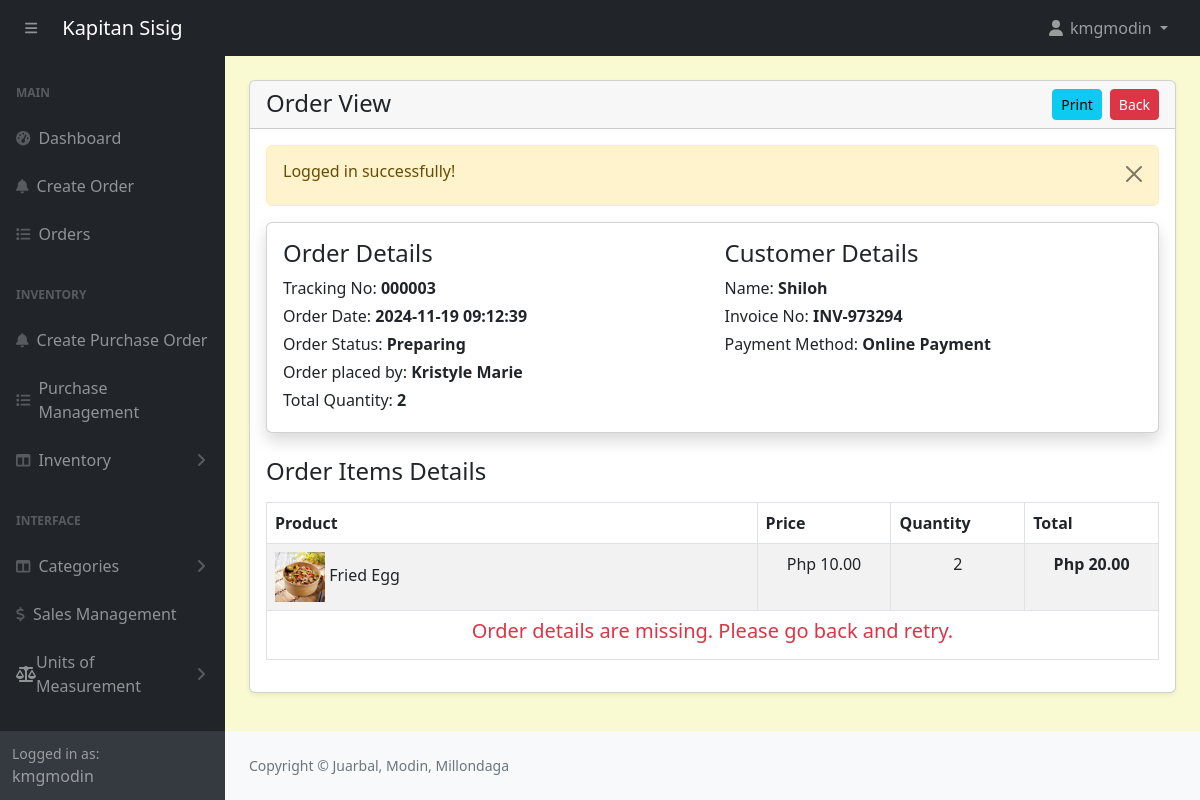
/admin/orders-view.php?track=000003 (signed in), run on the app's committed database.
### tables this page shows
CREATE TABLE `orders` (
  `id` int(11) NOT NULL,
  `customer_id` int(11) NOT NULL,
  `tracking_no` varchar(100) NOT NULL,
  `invoice_no` varchar(100) NOT NULL,
  `total_amount` varchar(100) NOT NULL,
  `amount_received` decimal(10,2) NOT NULL,
  `change_money` varchar(200) NOT NULL,
  `order_date` datetime DEFAULT NULL,
  `order_status` enum('Placed','Preparing','Completed','Cancelled') NOT NULL DEFAULT 'Placed' COMMENT 'placed, preparing, completed, cancelled',
  `payment_mode` varchar(100) NOT NULL COMMENT 'cash,online',
  `order_placed_by_id` varchar(100) NOT NULL
);

CREATE TABLE `customers` (
  `id` int(11) NOT NULL,
  `name` varchar(566) NOT NULL
);

CREATE TABLE `order_items` (
  `id` int(11) NOT NULL,
  `order_id` int(11) NOT NULL,
  `product_id` int(11) NOT NULL,
  `price` varchar(100) NOT NULL,
  `quantity` varchar(100) NOT NULL
);

CREATE TABLE `products` (
  `id` int(11) NOT NULL,
  `category_id` int(11) NOT NULL,
  `productname` varchar(191) NOT NULL,
  `description` varchar(191) NOT NULL,
  `price` decimal(10,2) NOT NULL,
  `image` varchar(255) NOT NULL,
  `created_at` date NOT NULL DEFAULT current_timestamp(),
  `quantity` int(11) NOT NULL
);

### admin/orders-view.php (the view, shortened to what this page needs)
<?php include('includes/header.php'); ?>
<div class="container-fluid px-4 mb-4">
    <div class="card mt-4 shadow-sm">
        <div class="card-header">
            <h4 class="mb-0">Order View
                <a href="orders.php" class="btn btn-danger btn-sm float-end">Back</a>
                <a href="orders-view-print.php?track=<?= $_GET['track'] ?>" class="btn btn-info mx-2 btn-sm float-end">Print</a>
            </h4>
        </div>
        <div class="card-body">
        <?php
        if(isset($_GET['track'])){
                ?>
                <?php
            $trackingNo = validate($_GET['track']);
            $query = "SELECT o.*, c.* FROM orders o, customers c WHERE
                        c.id = o.customer_id AND tracking_no='$trackingNo'
                        ORDER BY o.id DESC";
            $orders = mysqli_query($conn, $query);
            $orderItemQuery = "SELECT oi.quantity as orderItemQuantity, oi.price as orderItemPrice, o.*, oi.*, p.*
                                FROM orders as o, order_items as oi, products as p
                                WHERE  oi.order_id = o.id AND p.id = oi.product_id AND o.tracking_no='$trackingNo' ";
            $orderItemsRes = mysqli_query($conn, $orderItemQuery);
            if($orders){
                if(mysqli_num_rows($orders) > 0){
                    $orderData = mysqli_fetch_assoc($orders);
                    $totalQuantity = 0;
                    if($orderItemsRes){
                        if(mysqli_num_rows($orderItemsRes) > 0){
                            while($orderItemRow = mysqli_fetch_assoc($orderItemsRes)){
                                $totalQuantity += $orderItemRow['orderItemQuantity'];
                            }
                        }
                    }
                    ?>
                    <div class="card card-body shadow border-1 mb-4 ">
                        <div class="row">
                            <div class="col-md-6">
                                <h4>Order Details</h4>
                                <label class="mb-1">
                                    Tracking No: <span class="fw-bold"><?= htmlspecialchars($orderData['tracking_no'], ENT_QUOTES, 'UTF-8'); ?></span>
                                </label>
                                <br/>
                                <label class="mb-1">
                                    Order Date: <span class="fw-bold"><?= htmlspecialchars($orderData['order_date'], ENT_QUOTES, 'UTF-8'); ?></span>
                                </label>
                                <br/>
                                <label class="mb-1">
                                    Order Status: <span class="fw-bold"><?= htmlspecialchars($orderData['order_status'], ENT_QUOTES, 'UTF-8'); ?></span>
                                </label>
                                <br/>
                                <label class="mb-1">
                                    Order placed by: <span class="fw-bold"><?= htmlspecialchars($orderData['order_placed_by_id'], ENT_QUOTES, 'UTF-8'); ?></span>
                                </label>
                                <br/>
                                <label class="mb-1">
                                    Total Quantity: <span class="fw-bold"><?= htmlspecialchars($totalQuantity, ENT_QUOTES, 'UTF-8'); ?></span>
                                </label>
                                <br/>
                            </div>
                            <div class="col-md-6">
                                <h4>Customer Details</h4>
                                <label class="mb-1">
                                    Name: <span class="fw-bold"><?= htmlspecialchars($orderData['name'], ENT_QUOTES, 'UTF-8'); ?></span>
                                </label>
                                <br/>
                                <label class="mb-1">
                                    Invoice No: <span class="fw-bold"><?= htmlspecialchars($orderData['invoice_no'], ENT_QUOTES, 'UTF-8'); ?></span>
                                </label>
                                <br/>
                                <label class="mb-1">
                                    Payment Method: <span class="fw-bold"><?= htmlspecialchars($orderData['payment_mode'], ENT_QUOTES, 'UTF-8'); ?></span>
                                </label>
                                <br/>
                                <br/>
                            </div>
                        </div>
                    </div>
                    <?php
                        $orderItemQuery = "SELECT oi.quantity as orderItemQuantity, oi.price as orderItemPrice, o.*, oi.*, p.*
                                FROM orders as o, order_items as oi, products as p
                                WHERE  oi.order_id = o.id AND p.id = oi.product_id AND o.tracking_no='$trackingNo' ";
                        $orderItemsRes = mysqli_query($conn, $orderItemQuery);
                        if($orderItemsRes){
                            if(mysqli_num_rows($orderItemsRes) > 0){
                                ?>
                                    <h4 class="my-3">Order Items Details</h4>
                                    <table class="table table-bordered table-striped">
                                        <thead>
                                            <tr>
                                                <th>Product</th>
                                                <th>Price</th>
                                                <th>Quantity</th>
                                                <th>Total</th>
                                            </tr>
                                        </thead>
                                        <tbody>
                                            <?php while($orderItemRow = mysqli_fetch_assoc($orderItemsRes)): ?>
                                                <tr>
                                                    <td>
                                                    <img src="<?= $orderItemRow['image'] != '' ? '../'.$orderItemRow['image'] : '../pics/uploads/no-img.jpg'; ?>"
                                                        style="width:50px;height:50px;"
                                                        alt="Img"/>
                                                        <?= $orderItemRow['productname'];?>
                                                    </td>
                                                    <td width="15%" class="text-center">
                                                        Php <?= number_format($orderItemRow['orderItemPrice'], 2); ?>
                                                    </td>
                                                    <td width="15%" class="text-center">
                                                        <?= $orderItemRow['orderItemQuantity']; ?>
                                                    </td>
                                                    <td width="15%" class="fw-bold text-center">
                                                        Php <?= number_format($orderItemRow['orderItemPrice'] * $orderItemRow['orderItemQuantity'], 2); ?>
                                                    </td>
                                                </tr>
                                            <?php endwhile; ?>
                                            <?php if (isset($_SESSION['totalAmount']) && isset($_SESSION['change_money'])): ?>
                                            <tr>
                                                <td colspan="3" class="text-end fw-bold">Total Price: </td>
                                                <td colspan="1" class="text-end fw-bold">Php <?= number_format($_SESSION['totalAmount'], 2); ?></td>
                                            </tr>
                                            <tr>
                                                <td colspan="3" class="text-end fw-bold">Amount Received: </td>
                                                <td colspan="1" class="text-end fw-bold">Php <?= number_format($_SESSION['amount_received'], 2); ?></td>
                                            </tr>
                                            <tr>
                                                <td colspan="3" class="text-end fw-bold">Change: </td>
                                                <td colspan="1" class="text-end fw-bold">Php <?= number_format($_SESSION['change_money'], 2); ?></td>
                                            </tr>
                                        <?php else: ?>
                                            <tr>
                                                <td colspan="5">
                                                    <h5 class="text-danger text-center">Order details are missing. Please go back and retry.</h5>
                                                </td>
                                            </tr>
                                        <?php endif; ?>
                                        </tbody>
                                    </table>
                                <?php
                            }else{
                                echo ' <h5>No record Found!</h5>';
                                return false;
                            }
                        }else{
                            echo ' <h5>No record Found!</h5>';
                            return false;
                        }
                    ?>
                    <?php
                }else{
                    echo ' <h5>No record Found!</h5>';
                    return false;
                }
            }else{
                echo ' <h5>Something Went Wrong!</h5>';
            }
        }
        ?>
        </div>
    </div>
</div>
<?php include('includes/footer.php'); ?>

### admin/assets/css/custom.css (style rules this page uses)
body { margin: 0; font-family: system-ui, -apple-system, "Segoe UI", Roboto, "Helvetica Neue", "Noto Sans", "Liberation Sans", Arial, sans-serif; font-size: 1rem; font-weight: 400; line-height: 1.5; color: #212529; text-align: left; background-color: #FAFAD2; -webkit-text-size-adjust: 100%; -webkit-tap-highlight-color: rgba(0, 0, 0, 0); }

### data on the page
orders: tracking_no "000003", order_date "2024-11-19 09:12:39", order_status "Preparing", order_placed_by "Kristyle Marie", customer.name "Shiloh", invoice_no "INV-973294", payment_mode "Online Payment"
order_items: product.productname "Fried Egg", price "10.00", quantity "2", $orderItemRow['orderItemPrice'] * $orderItemRow['orderItemQuantity'] "20.00"

### other printed values
$_SESSION['loggedInUser']['username'] "kmgmodin"
$_SESSION['message'] "Logged in successfully!"
$totalQuantity "2"
